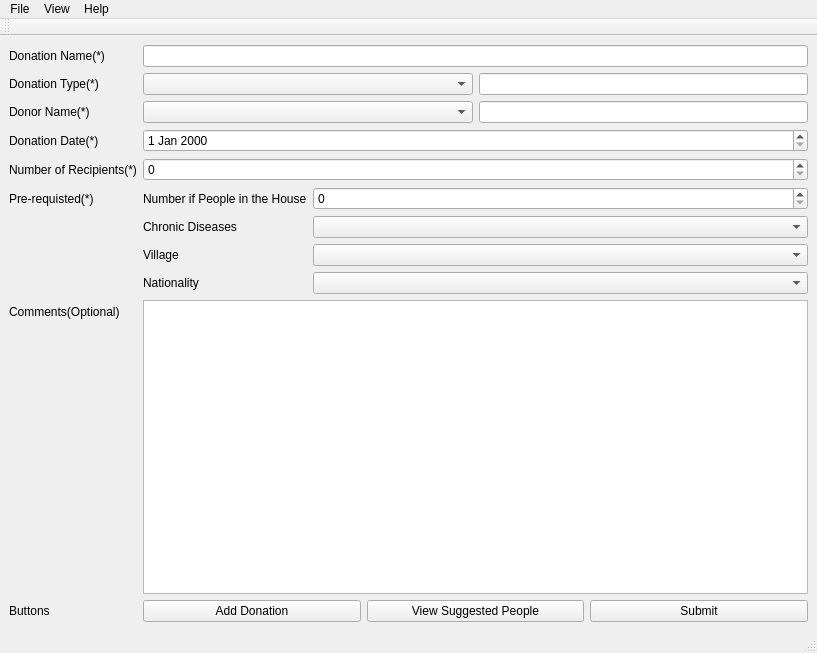
<?xml version="1.0" encoding="UTF-8"?>
<ui version="4.0">
 <class>MainWindow</class>
 <widget class="QMainWindow" name="MainWindow">
  <property name="geometry">
   <rect>
    <x>0</x>
    <y>0</y>
    <width>817</width>
    <height>653</height>
   </rect>
  </property>
  <property name="windowTitle">
   <string>MainWindow</string>
  </property>
  <widget class="QWidget" name="centralwidget">
   <layout class="QHBoxLayout" name="horizontalLayout_10">
    <item>
     <layout class="QFormLayout" name="formLayout_4">
      <item row="0" column="0">
       <widget class="QLabel" name="label_10">
        <property name="text">
         <string>Donation Name(*)</string>
        </property>
       </widget>
      </item>
      <item row="0" column="1">
       <widget class="QLineEdit" name="lineEdit_6"/>
      </item>
      <item row="1" column="0">
       <widget class="QLabel" name="label_11">
        <property name="text">
         <string>Donation Type(*)</string>
        </property>
       </widget>
      </item>
      <item row="1" column="1">
       <layout class="QHBoxLayout" name="horizontalLayout_7">
        <item>
         <widget class="QComboBox" name="comboBox_4"/>
        </item>
        <item>
         <widget class="QLineEdit" name="lineEdit_7">
          <property name="sizePolicy">
           <sizepolicy hsizetype="Preferred" vsizetype="Fixed">
            <horstretch>0</horstretch>
            <verstretch>0</verstretch>
           </sizepolicy>
          </property>
         </widget>
        </item>
       </layout>
      </item>
      <item row="2" column="0">
       <widget class="QLabel" name="label_12">
        <property name="text">
         <string>Donor Name(*)</string>
        </property>
       </widget>
      </item>
      <item row="2" column="1">
       <layout class="QHBoxLayout" name="horizontalLayout_8">
        <item>
         <widget class="QComboBox" name="comboBox_5"/>
        </item>
        <item>
         <widget class="QLineEdit" name="lineEdit_8">
          <property name="sizePolicy">
           <sizepolicy hsizetype="Preferred" vsizetype="Fixed">
            <horstretch>0</horstretch>
            <verstretch>0</verstretch>
           </sizepolicy>
          </property>
         </widget>
        </item>
       </layout>
      </item>
      <item row="3" column="0">
       <widget class="QLabel" name="label_13">
        <property name="text">
         <string>Donation Date(*)</string>
        </property>
       </widget>
      </item>
      <item row="3" column="1">
       <widget class="QDateEdit" name="dateEdit_2"/>
      </item>
      <item row="4" column="0">
       <widget class="QLabel" name="label_14">
        <property name="text">
         <string>Number of Recipients(*)</string>
        </property>
       </widget>
      </item>
      <item row="4" column="1">
       <widget class="QSpinBox" name="spinBox_2"/>
      </item>
      <item row="5" column="0">
       <widget class="QLabel" name="label_15">
        <property name="text">
         <string>Pre-requisted(*)</string>
        </property>
       </widget>
      </item>
      <item row="5" column="1">
       <layout class="QFormLayout" name="formLayout_5">
        <item row="0" column="0">
         <widget class="QLabel" name="label_16">
          <property name="text">
           <string>Number if People in the House</string>
          </property>
         </widget>
        </item>
        <item row="1" column="0">
         <widget class="QLabel" name="label_17">
          <property name="text">
           <string>Chronic Diseases</string>
          </property>
         </widget>
        </item>
        <item row="3" column="0">
         <widget class="QLabel" name="label_18">
          <property name="text">
           <string>Nationality</string>
          </property>
         </widget>
        </item>
        <item row="2" column="0">
         <widget class="QLabel" name="label_19">
          <property name="text">
           <string>Village</string>
          </property>
         </widget>
        </item>
        <item row="1" column="1">
         <widget class="QComboBox" name="comboBox_6">
          <item>
           <property name="text">
            <string/>
           </property>
          </item>
          <item>
           <property name="text">
            <string>Yes</string>
           </property>
          </item>
          <item>
           <property name="text">
            <string>No</string>
           </property>
          </item>
         </widget>
        </item>
        <item row="2" column="1">
         <widget class="QComboBox" name="comboBox_7">
          <item>
           <property name="text">
            <string/>
           </property>
          </item>
          <item>
           <property name="text">
            <string>Berqayel</string>
           </property>
          </item>
          <item>
           <property name="text">
            <string>Dummy</string>
           </property>
          </item>
         </widget>
        </item>
        <item row="3" column="1">
         <widget class="QComboBox" name="comboBox_8"/>
        </item>
        <item row="0" column="1">
         <widget class="QSpinBox" name="spinBox_3"/>
        </item>
       </layout>
      </item>
      <item row="6" column="0">
       <widget class="QLabel" name="label_20">
        <property name="text">
         <string>Comments(Optional)</string>
        </property>
       </widget>
      </item>
      <item row="6" column="1">
       <widget class="QTextEdit" name="textEdit_2"/>
      </item>
      <item row="7" column="0">
       <widget class="QLabel" name="label_21">
        <property name="text">
         <string>Buttons</string>
        </property>
       </widget>
      </item>
      <item row="7" column="1">
       <layout class="QHBoxLayout" name="horizontalLayout_9">
        <item>
         <widget class="QPushButton" name="pushButton_4">
          <property name="text">
           <string>Add Donation</string>
          </property>
         </widget>
        </item>
        <item>
         <widget class="QPushButton" name="pushButton_5">
          <property name="text">
           <string>View Suggested People</string>
          </property>
         </widget>
        </item>
        <item>
         <widget class="QPushButton" name="pushButton_6">
          <property name="text">
           <string>Submit</string>
          </property>
         </widget>
        </item>
       </layout>
      </item>
     </layout>
    </item>
   </layout>
  </widget>
  <widget class="QMenuBar" name="menubar">
   <property name="geometry">
    <rect>
     <x>0</x>
     <y>0</y>
     <width>817</width>
     <height>22</height>
    </rect>
   </property>
   <widget class="QMenu" name="menuFile">
    <property name="title">
     <string>File</string>
    </property>
    <addaction name="actionNew"/>
    <addaction name="actionConnect"/>
   </widget>
   <widget class="QMenu" name="menuView">
    <property name="title">
     <string>View</string>
    </property>
   </widget>
   <widget class="QMenu" name="menuHelp">
    <property name="title">
     <string>Help</string>
    </property>
   </widget>
   <addaction name="menuFile"/>
   <addaction name="menuView"/>
   <addaction name="menuHelp"/>
  </widget>
  <widget class="QStatusBar" name="statusbar"/>
  <widget class="QToolBar" name="toolBar">
   <property name="windowTitle">
    <string>toolBar</string>
   </property>
   <attribute name="toolBarArea">
    <enum>TopToolBarArea</enum>
   </attribute>
   <attribute name="toolBarBreak">
    <bool>false</bool>
   </attribute>
  </widget>
  <action name="actionNew">
   <property name="text">
    <string>New</string>
   </property>
  </action>
  <action name="actionConnect">
   <property name="text">
    <string>Connect</string>
   </property>
  </action>
 </widget>
 <resources/>
 <connections/>
</ui>
